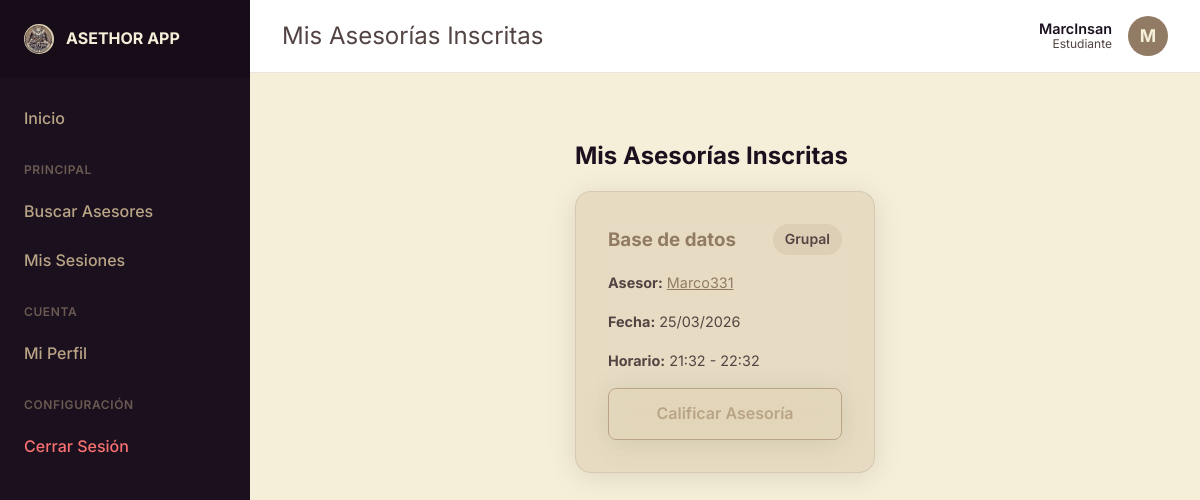
Page /estudiante/my_sessions (signed in) on the committed database.
### app/models.py (models this page shows, shortened)
class Profile(db.Model):
    id = db.Column(db.Integer, primary_key=True)
    user_id = db.Column(db.Integer, db.ForeignKey('user.id'), nullable=False)
    full_name = db.Column(db.String(100), nullable=True)
    bio = db.Column(db.Text, nullable=True)
    strengths = db.Column(db.String(200), nullable=True) # e.g. "matemáticas, programación"
    focus_areas = db.Column(db.String(200), nullable=True) # e.g. "álgebra, base de datos sql"
    rating_avg = db.Column(db.Float, default=0.0) # Calculated average for Asesores

class User(db.Model, UserMixin):
    id = db.Column(db.Integer, primary_key=True)
    username = db.Column(db.String(20), unique=True, nullable=False)
    password_hash = db.Column(db.String(60), nullable=False)
    role = db.Column(db.String(20), nullable=False, default='Estudiante') # Super-Admin, Admin, Asesor, Estudiante
    profile = db.relationship('Profile', backref='user', uselist=False, cascade='all, delete-orphan')
    sessions_given = db.relationship('TutoringSession', backref='asesor', cascade='all, delete-orphan')
    reviews_received = db.relationship('Review', foreign_keys='Review.asesor_id', backref='asesor_reviewed', cascade='all, delete-orphan')
    enrollments = db.relationship('Enrollment', backref='student', cascade='all, delete-orphan')
    reviews_given = db.relationship('Review', foreign_keys='Review.student_id', backref='student_reviewer', cascade='all, delete-orphan')

class Enrollment(db.Model):
    id = db.Column(db.Integer, primary_key=True)
    student_id = db.Column(db.Integer, db.ForeignKey('user.id'), nullable=False)
    session_id = db.Column(db.Integer, db.ForeignKey('tutoring_session.id'), nullable=False)
    status = db.Column(db.String(20), default='Inscrito') # Inscrito, Cancelado

class TutoringSession(db.Model):
    id = db.Column(db.Integer, primary_key=True)
    asesor_id = db.Column(db.Integer, db.ForeignKey('user.id'), nullable=False)
    topic = db.Column(db.String(100), nullable=False)
    description = db.Column(db.Text, nullable=False)
    date = db.Column(db.Date, nullable=False)
    start_time = db.Column(db.Time, nullable=False)
    end_time = db.Column(db.Time, nullable=False)
    session_type = db.Column(db.String(20), nullable=False, default='Individual') # Individual, Grupal
    capacity = db.Column(db.Integer, default=1)
    enrollments = db.relationship('Enrollment', backref='session', cascade='all, delete-orphan')
    reviews = db.relationship('Review', foreign_keys='Review.session_id', backref='session_reviewed', cascade='all, delete-orphan')

### app/routes/estudiante.py (the view)
@estudiante.route('/my_sessions')
def my_sessions():
    enrollments = Enrollment.query.filter_by(student_id=current_user.id).all()
    return render_template('estudiante/my_sessions.html', title='Mis Asesorías Inscritas', enrollments=enrollments)

### app/models.py (called while the page is built)
@login_manager.user_loader
def load_user(user_id):
    return User.query.get(int(user_id))

### app/routes/estudiante.py (called while the page is built)
@estudiante.before_request
@login_required
def check_estudiante():
    if current_user.role != 'Estudiante':
        flash('Acceso denegado. Esta sección es solo para estudiantes.', 'danger')
        return redirect(url_for('main.home'))

### app/templates/estudiante/my_sessions.html
{% extends 'base.html' %}
{% block content %}
<h2 class="mb-2">Mis Asesorías Inscritas</h2>
{% if enrollments %}
<div class="grid-cards mt-2">
    {% for enrollment in enrollments %}
    <div class="glass card">
        <div class="d-flex justify-between align-center mb-2">
            <h3 style="margin: 0; color: var(--primary-color);">{{ enrollment.session.topic }}</h3>
            <span class="badge">{{ enrollment.session.session_type }}</span>
        </div>
        <p style="font-size: 0.9rem;"><strong>Asesor:</strong> <a href="{{ url_for('main.asesor_profile', asesor_id=enrollment.session.asesor_id) }}" style="color: var(--primary-color);">{{ enrollment.session.asesor.profile.full_name or enrollment.session.asesor.username }}</a></p>
        <p style="font-size: 0.9rem;"><strong>Fecha:</strong> {{ enrollment.session.date.strftime('%d/%m/%Y') }}</p>
        <p style="font-size: 0.9rem;"><strong>Horario:</strong> {{ enrollment.session.start_time.strftime('%H:%M') }} - {{ enrollment.session.end_time.strftime('%H:%M') }}</p>
        <div class="mt-2 text-center">
            <a href="{{ url_for('estudiante.review_session', session_id=enrollment.session.id) }}" class="btn glass" style="width: 100%; color: var(--warning-color); border: 1px solid var(--warning-color);">Calificar Asesoría</a>
        </div>
    </div>
    {% endfor %}
</div>
{% else %}
<p class="text-center mt-4 glass card">No estás inscrito en ninguna asesoría actualmente.</p>
{% endif %}
{% endblock %}

### app/templates/base.html (shortened to what this page needs)
<!DOCTYPE html>
<html lang="es">
<head>
    <link rel="stylesheet" href="{{ url_for('static', filename='css/style.css') }}">
</head>
<body>
    {% if current_user.is_authenticated %}
    <div class="app-wrapper">
        <aside class="sidebar">
            <div class="sidebar-header">
                <img src="{{ url_for('static', filename='img/logo.jpg') }}" alt="Logo" style="height: 30px; object-fit: cover; border-radius: 50%;">
                <span style="font-weight: 700;">ASETHOR APP</span>
            </div>
            <nav class="sidebar-nav">
                <a href="{{ url_for('main.home') }}" class="sidebar-link">Inicio</a>
                {% if current_user.role == 'Super-Admin' or current_user.role == 'Admin' %}
                    <div class="sidebar-section">Administración</div>
                    <a href="{{ url_for('admin.dashboard') }}" class="sidebar-link">Panel Admin</a>
                    <a href="{{ url_for('admin.create_user') }}" class="sidebar-link">Crear Usuario</a>
                {% elif current_user.role == 'Estudiante' %}
                    <div class="sidebar-section">Principal</div>
                    <a href="{{ url_for('estudiante.search') }}" class="sidebar-link">Buscar Asesores</a>
                    <a href="{{ url_for('estudiante.my_sessions') }}" class="sidebar-link">Mis Sesiones</a>
                    <div class="sidebar-section">Cuenta</div>
                    <a href="{{ url_for('estudiante.profile') }}" class="sidebar-link">Mi Perfil</a>
                {% endif %}
                <div class="sidebar-section">Configuración</div>
                <a href="{{ url_for('auth.logout') }}" class="sidebar-link" style="color: #f87171;">Cerrar Sesión</a>
            </nav>
        </aside>
        <main class="main-wrapper">
            <header class="topbar">
                <div class="topbar-title">{% if title %}{{ title }}{% else %}Inicio{% endif %}</div>
                <div class="topbar-profile">
                    <div style="text-align: right; line-height: 1.2;">
                        <div style="font-weight: 600; color: var(--text-primary); font-size: 0.9rem;">{{ current_user.profile.full_name or current_user.username }}</div>
                        <div style="font-size: 0.75rem; color: var(--text-secondary);">{{ current_user.role }}</div>
                    </div>
                    <div class="avatar">{{ current_user.username[0]|upper }}</div>
                </div>
            </header>
            <div class="container" style="padding: 2rem;">
    {% endif %}
        {% block content %}{% endblock %}
    {% if current_user.is_authenticated %}
            </div>
        </main>
    </div>
    {% else %}
    </main>
    {% endif %}
</body>
</html>

### app/static/css/style.css (style rules this page uses)
:root { --bg-color: #F5EFD9; --surface-color: rgba(226, 213, 185, 0.7); --surface-border: rgba(146, 123, 101, 0.2); --primary-color: #927B65; --primary-hover: #524443; --text-primary: #1B101E; --text-secondary: #524443; --danger-color: #ef4444; --success-color: #10b981; --warning-color: #BAA486; --font-family: 'Inter', sans-serif; }
* { box-sizing: border-box; margin: 0; padding: 0; }
body { background-color: var(--bg-color); color: var(--text-primary); font-family: var(--font-family); line-height: 1.6; min-height: 100vh; display: flex; flex-direction: column; background-image: radial-gradient(circle at top right, rgba(226, 213, 185, 0.8), transparent 40%), radial-gradient(circle at bottom left, rgba(186, 164, 134, 0.4), transparent 40%); background-attachment: fixed; }
.glass { background: var(--surface-color); backdrop-filter: blur(12px); -webkit-backdrop-filter: blur(12px); border: 1px solid var(--surface-border); border-radius: 16px; box-shadow: 0 4px 30px rgba(0, 0, 0, 0.1); }
.container { max-width: 1200px; margin: 0 auto; padding: 2rem; flex: 1; }
.card { padding: 2rem; margin-bottom: 2rem; transition: transform 0.3s ease, box-shadow 0.3s ease; }
.grid-cards { display: grid; grid-template-columns: repeat(auto-fill, minmax(300px, 1fr)); gap: 1.5rem; }
.btn { display: inline-block; padding: 0.75rem 1.5rem; border-radius: 8px; font-weight: 600; text-align: center; cursor: pointer; border: none; text-decoration: none; transition: all 0.3s ease; font-family: var(--font-family); }
h1, h2, h3 { margin-bottom: 1rem; font-weight: 700; color: var(--text-primary); }
p { margin-bottom: 1rem; color: var(--text-secondary); }
.text-center { text-align: center; }
.mt-2 { margin-top: 1rem; }
.mb-2 { margin-bottom: 1rem; }
.d-flex { display: flex; }
.justify-between { justify-content: space-between; }
.align-center { align-items: center; }
.badge { padding: 0.25rem 0.75rem; border-radius: 999px; font-size: 0.875rem; font-weight: 600; background: rgba(186, 164, 134, 0.25); color: var(--primary-hover); }
.app-wrapper { display: flex; min-height: 100vh; }
.sidebar { width: 250px; background-color: var(--text-primary); color: var(--text-secondary); display: flex; flex-direction: column; position: fixed; height: 100vh; overflow-y: auto; }
.sidebar-header { padding: 1.5rem; background-color: rgba(0, 0, 0, 0.2); display: flex; align-items: center; gap: 0.75rem; color: var(--bg-color); }
.sidebar-nav { padding: 1rem 0; display: flex; flex-direction: column; }
.sidebar-link { padding: 0.75rem 1.5rem; color: var(--warning-color); text-decoration: none; display: flex; align-items: center; gap: 0.75rem; font-weight: 500; transition: background 0.3s; }
.sidebar-section { padding: 1rem 1.5rem 0.5rem; font-size: 0.75rem; text-transform: uppercase; letter-spacing: 0.05em; color: rgba(186, 164, 134, 0.5); font-weight: 600; }
.main-wrapper { flex: 1; margin-left: 250px; display: flex; flex-direction: column; background-color: var(--bg-color); }
.topbar { background-color: #ffffff; padding: 1rem 2rem; display: flex; justify-content: space-between; align-items: center; border-bottom: 1px solid var(--surface-border); }
.topbar-title { font-size: 1.5rem; color: var(--text-secondary); }
.topbar-profile { display: flex; align-items: center; gap: 1rem; }
.avatar { width: 40px; height: 40px; border-radius: 50%; background-color: var(--primary-color); color: #F5EFD9; display: flex; align-items: center; justify-content: center; font-weight: bold; font-size: 1.1rem; }

### rows in the picture
Profile: profile "MarcInsan"
User: role "Estudiante", username "M"
Enrollment: session.topic "Base de datos", session.session_type "Grupal", session.asesor.profile "Marco331", session "25/03/2026", session.start_time "21:32", session.end_time "22:32"

### other values in the picture
{{ title }} "Mis Asesorías Inscritas"
